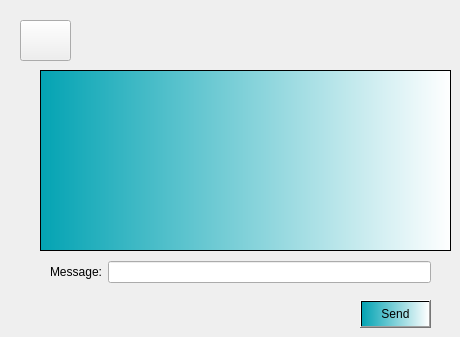
        <widget class="QWidget" name="tab_13">
         <attribute name="title">
          <string>Chat</string>
         </attribute>
         <widget class="QWidget" name="layoutWidget">
          <property name="geometry">
           <rect>
            <x>50</x>
            <y>260</y>
            <width>381</width>
            <height>24</height>
           </rect>
          </property>
          <layout class="QHBoxLayout">
           <property name="spacing">
            <number>6</number>
           </property>
           <property name="leftMargin">
            <number>0</number>
           </property>
           <property name="topMargin">
            <number>0</number>
           </property>
           <property name="rightMargin">
            <number>0</number>
           </property>
           <property name="bottomMargin">
            <number>0</number>
           </property>
           <item>
            <widget class="QLabel" name="label_20">
             <property name="text">
              <string>Message:</string>
             </property>
            </widget>
           </item>
           <item>
            <widget class="QLineEdit" name="messageline"/>
           </item>
          </layout>
         </widget>
         <widget class="QPushButton" name="chat">
          <property name="geometry">
           <rect>
            <x>360</x>
            <y>300</y>
            <width>71</width>
            <height>28</height>
           </rect>
          </property>
          <property name="styleSheet">
           <string notr="true">background-color: qlineargradient(spread:repeat, x1:0, y1:0, x2:1, y2:0, stop:0 rgba(3, 163, 179, 255), stop:1 rgba(255, 255, 255, 255));</string>
          </property>
          <property name="text">
           <string>Send</string>
          </property>
         </widget>
         <widget class="QTextBrowser" name="textBrowser">
          <property name="geometry">
           <rect>
            <x>40</x>
            <y>70</y>
            <width>411</width>
            <height>181</height>
           </rect>
          </property>
          <property name="styleSheet">
           <string notr="true">background-color: qlineargradient(spread:repeat, x1:0, y1:0, x2:1, y2:0, stop:0 rgba(3, 163, 179, 255), stop:1 rgba(255, 255, 255, 255));</string>
          </property>
         </widget>
         <widget class="QPushButton" name="retourpageemploye">
          <property name="geometry">
           <rect>
            <x>20</x>
            <y>20</y>
            <width>51</width>
            <height>41</height>
           </rect>
          </property>
          <property name="styleSheet">
           <string notr="true">border-image: url(:/resource/login.png);</string>
          </property>
          <property name="text">
           <string/>
          </property>
         </widget>
        </widget>
